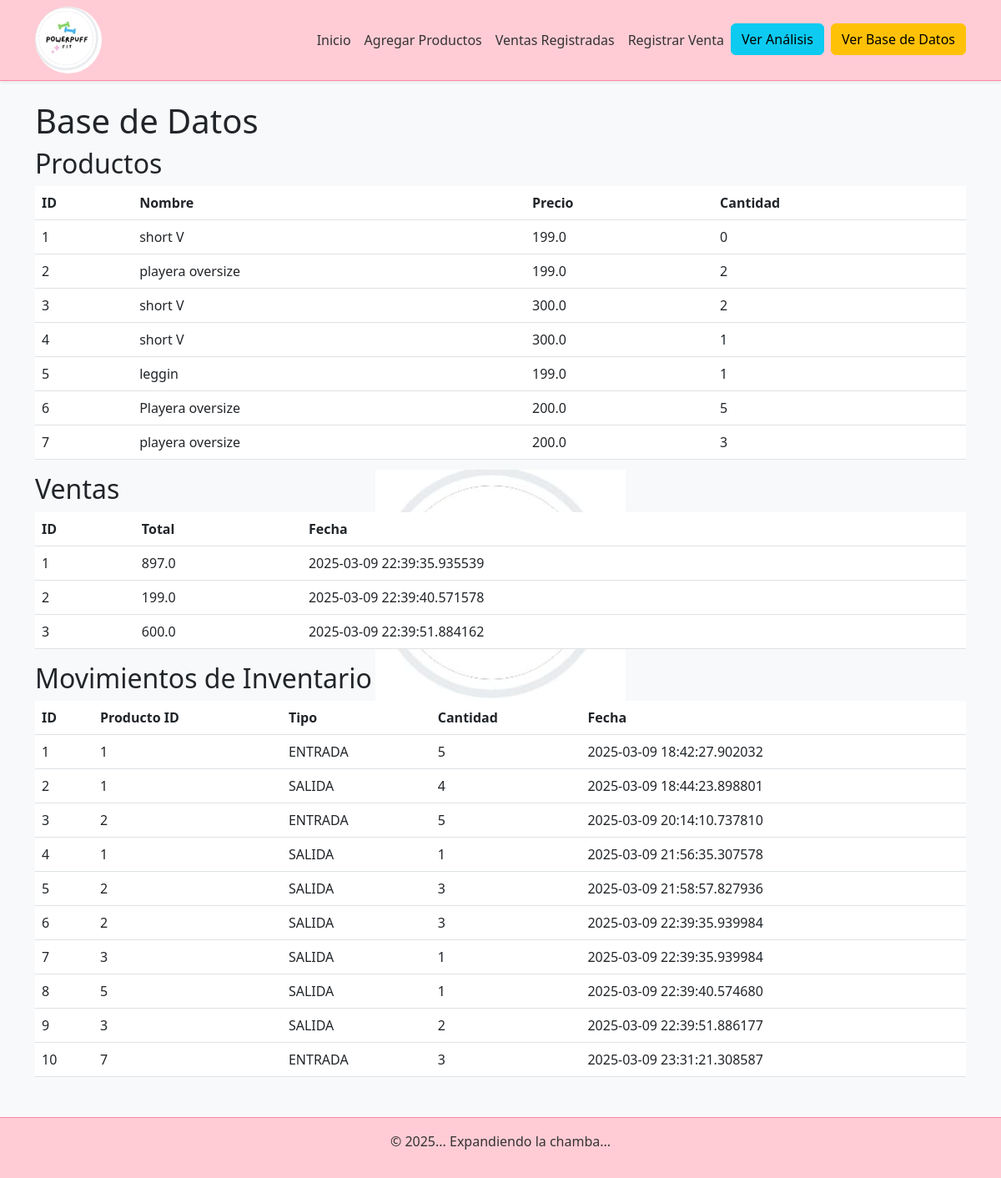
The page /ver_base_de_datos on the database its author committed.
### app/models.py (models this page shows, shortened)
class Producto(db.Model):
    id = db.Column(db.Integer, primary_key=True)
    nombre = db.Column(db.String(100), nullable=False)
    descripcion = db.Column(db.Text, nullable=True)
    precio = db.Column(db.Float, nullable=False)
    cantidad = db.Column(db.Integer, default=0)
    categoria_id = db.Column(db.Integer, db.ForeignKey('categoria.id'), nullable=False)  # Clave foránea a 'Categoria'
    activo = db.Column(db.Boolean, default=True)
    fecha_registro = db.Column(db.DateTime, default=datetime.utcnow)
    cantidad_vendida = db.Column(db.Integer, default=0)
    variantes = db.relationship('ProductoVariante', back_populates='producto')
    ventas = db.relationship('VentaProducto', back_populates='producto')
    movimientos = db.relationship('MovimientoInventario', back_populates='producto')
    categoria = db.relationship('Categoria', backref='productos')

class Venta(db.Model):
    __tablename__ = 'venta'
    id = db.Column(db.Integer, primary_key=True)
    fecha = db.Column(db.DateTime, nullable=False, default=datetime.utcnow)
    total = db.Column(db.Float, nullable=False)
    productos = db.relationship('VentaProducto', back_populates='venta', cascade="all, delete-orphan")

class MovimientoInventario(db.Model):
    __tablename__ = 'movimientos_inventario'
    id = db.Column(db.Integer, primary_key=True)
    producto_id = db.Column(db.Integer, db.ForeignKey('producto.id'), nullable=False)  # Clave foránea
    tipo = db.Column(db.Enum('ENTRADA', 'SALIDA', name='tipomovimiento'), nullable=False)
    cantidad = db.Column(db.Integer, nullable=False)
    fecha = db.Column(db.DateTime, default=datetime.utcnow)
    producto = db.relationship('Producto', back_populates='movimientos')  # Relación con Producto

### app/routes.py (the view)
@routes.route('/ver_base_de_datos')
def ver_base_de_datos():
    productos = Producto.query.all()
    ventas = Venta.query.all()
    movimientos = MovimientoInventario.query.all()
    return render_template('base_de_datos.html',
                           productos=productos,
                           ventas=ventas,
                           movimientos=movimientos)

### app/templates/base_de_datos.html
{% extends "base.html" %}
{% block content %}
    <h1>Base de Datos</h1>
    <h2>Productos</h2>
    <table class="table">
        <thead>
            <tr>
                <th>ID</th>
                <th>Nombre</th>
                <th>Precio</th>
                <th>Cantidad</th>
            </tr>
        </thead>
        <tbody>
            {% for producto in productos %}
                <tr>
                    <td>{{ producto.id }}</td>
                    <td>{{ producto.nombre }}</td>
                    <td>{{ producto.precio }}</td>
                    <td>{{ producto.cantidad }}</td>
                </tr>
            {% endfor %}
        </tbody>
    </table>
    <h2>Ventas</h2>
    <table class="table">
        <thead>
            <tr>
                <th>ID</th>
                <th>Total</th>
                <th>Fecha</th>
            </tr>
        </thead>
        <tbody>
            {% for venta in ventas %}
                <tr>
                    <td>{{ venta.id }}</td>
                    <td>{{ venta.total }}</td>
                    <td>{{ venta.fecha }}</td>
                </tr>
            {% endfor %}
        </tbody>
    </table>
    <h2>Movimientos de Inventario</h2>
    <table class="table">
        <thead>
            <tr>
                <th>ID</th>
                <th>Producto ID</th>
                <th>Tipo</th>
                <th>Cantidad</th>
                <th>Fecha</th>
            </tr>
        </thead>
        <tbody>
            {% for movimiento in movimientos %}
                <tr>
                    <td>{{ movimiento.id }}</td>
                    <td>{{ movimiento.producto_id }}</td>
                    <td>{{ movimiento.tipo }}</td>
                    <td>{{ movimiento.cantidad }}</td>
                    <td>{{ movimiento.fecha }}</td>
                </tr>
            {% endfor %}
        </tbody>
    </table>
{% endblock %}

### rows shown on the page
Producto: id "1", nombre "short V", precio "199.0", cantidad "0"
Producto: id "2", nombre "playera oversize", precio "199.0", cantidad "2"
Producto: id "3", nombre "short V", precio "300.0", cantidad "2"
Producto: id "4", nombre "short V", precio "300.0", cantidad "1"
Producto: id "5", nombre "leggin", precio "199.0", cantidad "1"
Producto: id "6", nombre "Playera oversize", precio "200.0", cantidad "5"
Producto: id "7", nombre "playera oversize", precio "200.0", cantidad "3"
Venta: id "1", total "897.0", fecha "2025-03-09 22:39:35.935539"
Venta: id "2", total "199.0", fecha "2025-03-09 22:39:40.571578"
Venta: id "3", total "600.0", fecha "2025-03-09 22:39:51.884162"
MovimientoInventario: id "1", producto_id "1", tipo "ENTRADA", cantidad "5", fecha "2025-03-09 18:42:27.902032"
MovimientoInventario: id "2", producto_id "1", tipo "SALIDA", cantidad "4", fecha "2025-03-09 18:44:23.898801"
MovimientoInventario: id "3", producto_id "2", tipo "ENTRADA", cantidad "5", fecha "2025-03-09 20:14:10.737810"
MovimientoInventario: id "4", producto_id "1", tipo "SALIDA", cantidad "1", fecha "2025-03-09 21:56:35.307578"
MovimientoInventario: id "5", producto_id "2", tipo "SALIDA", cantidad "3", fecha "2025-03-09 21:58:57.827936"
MovimientoInventario: id "6", producto_id "2", tipo "SALIDA", cantidad "3", fecha "2025-03-09 22:39:35.939984"
MovimientoInventario: id "7", producto_id "3", tipo "SALIDA", cantidad "1", fecha "2025-03-09 22:39:35.939984"
MovimientoInventario: id "8", producto_id "5", tipo "SALIDA", cantidad "1", fecha "2025-03-09 22:39:40.574680"
MovimientoInventario: id "9", producto_id "3", tipo "SALIDA", cantidad "2", fecha "2025-03-09 22:39:51.886177"
MovimientoInventario: id "10", producto_id "7", tipo "ENTRADA", cantidad "3", fecha "2025-03-09 23:31:21.308587"
